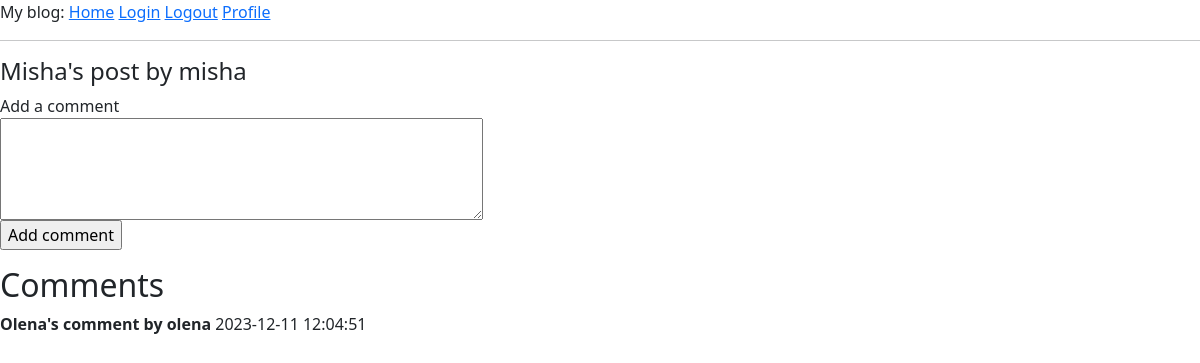
Page /post/2 (signed in) on the earlier database version.
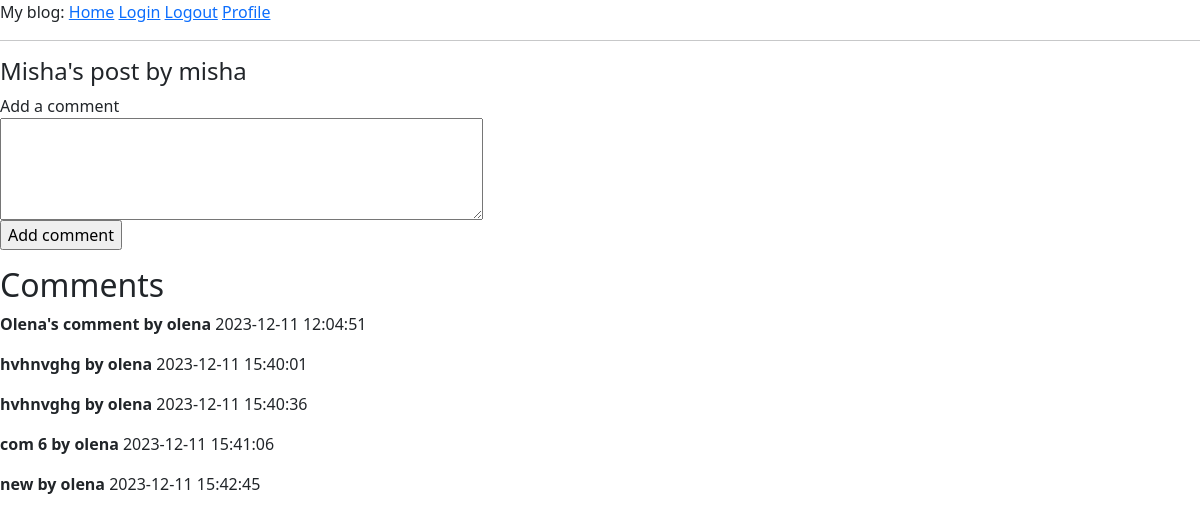
Same page on the later database version.
### app/models/models.py (models this page shows, shortened)
class Comment(db.Model):
    __tablename__ = "comment"
    id = db.Column(db.Integer, primary_key=True)
    content = db.Column(String(1000))
    post_id = db.Column(db.Integer, db.ForeignKey('post.id'), nullable=False)
    user_id = db.Column(db.Integer, db.ForeignKey('user.id'), nullable=False)
    post = db.relationship('Post', back_populates='comments')
    user = db.relationship('User', back_populates='comments')
    timestamp = db.Column(DateTime, default=func.now())
    def __repr__(self):
        return f'{self.content}'
    def get_username(self):
        user = User.query.filter_by(id=self.user_id).first_or_404()
        return user.username

class User(UserMixin, db.Model):
    __tablename__ = "user"
    id = db.Column(db.Integer, primary_key=True)
    username = db.Column(String(64), unique=True, nullable=False)
    email = db.Column(db.String(120), unique=True, nullable=False)
    isAdmin = db.Column(db.Boolean, nullable=False)
    password_hash = db.Column(String(256))
    profile_image = db.Column(String(256))
    info = db.Column(String(256))
    posts = db.relationship('Post', back_populates='user', cascade='all, delete-orphan')
    comments = db.relationship('Comment', back_populates='user', cascade='all, delete-orphan')
    @login.user_loader
    def load_user(id):
        return db.session.get(User, int(id))

### app/routes/routes.py (the view, shortened to what this page needs)
@app.route('/post/<id>', methods=["GET", "POST"])
@login_required
def get_post(id):
    post = Post.query.filter_by(id=id).first_or_404()
    post_author = User.query.filter_by(id=post.user_id).first_or_404()
    form = CommentForm()
    comments = Comment.query.filter_by(post_id=id).all()
    return render_template('post.html',
                           post=post,
                           title='Add comment',
                           form=form, post_author=post_author, comments=comments)

### app/forms/comment_form.py
class CommentForm(FlaskForm):
    content = TextAreaField('Add a comment', validators=[DataRequired(), Length(min=0, max=1000)])
    submit = SubmitField('Add comment')

### app/models/models.py (called while the page is built)
    def __repr__(self):
        return f'{self.body}'

### app/templates/post.html (shortened to what this page needs)
{% extends "base.html" %}
{% block content %}
    <h4>{{post}} by {{post_author.username}}</h4>
    <form action="" method="post" novalidate>
        <div>
            {{ form.content.label }}<br>
            {{ form.content(cols=50, rows=4) }}<br>
             <p>{{ form.submit() }}</p>
        </div>
    </form>
    {% if comments %}
        <h2>Comments</h2>
        {% for comment in comments %}
            <p><b>{{ comment }} by {{ comment.get_username() }} </b> {{comment.timestamp}}</p>
        {% endfor %}
    {% else %}
        <h2>No comments yet</h2>
    {% endif %}
{% endblock %}

Differences in the rows shown:
added Comment: content "hvhnvghg", get_username "olena", timestamp "2023-12-11 15:40:01"
added Comment: content "hvhnvghg", get_username "olena", timestamp "2023-12-11 15:40:36"
added Comment: content "com 6", get_username "olena", timestamp "2023-12-11 15:41:06"
added Comment: content "new", get_username "olena", timestamp "2023-12-11 15:42:45"
